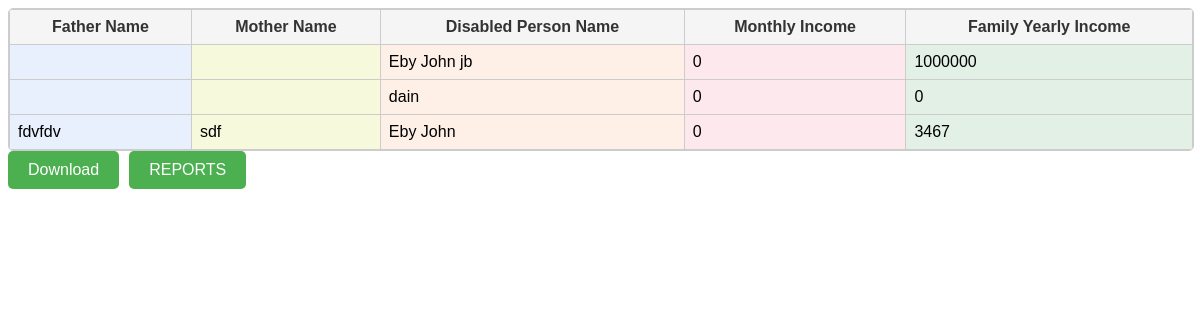
Screenshot of /elevenreport.php with the database file from the repository.
### tables this page shows
CREATE TABLE `participantdetails` (
  `ParticipantID` int(11) NOT NULL,
  `Name` varchar(255) DEFAULT NULL,
  `Age` int(11) DEFAULT NULL,
  `Gender` varchar(50) DEFAULT NULL,
  `panchayat` varchar(100) NOT NULL,
  `taluk` varchar(100) NOT NULL,
  `ward` varchar(100) NOT NULL,
  `EducationLevel` varchar(100) DEFAULT NULL,
  `VocationalTraining` varchar(100) DEFAULT NULL,
  `Address` varchar(255) DEFAULT NULL,
  `PhoneNumber` varchar(20) DEFAULT NULL,
  `Email` varchar(255) DEFAULT NULL,
  `BirthCertificate` varchar(50) DEFAULT NULL,
  `DisabilityCertificate` varchar(50) DEFAULT NULL,
  `Udid` varchar(200) NOT NULL,
  `AadharCardNumber` varchar(50) DEFAULT NULL,
  `ElectionID` varchar(50) DEFAULT NULL,
  `RationCard` varchar(50) DEFAULT NULL,
  `OtherIdentity` varchar(255) DEFAULT NULL,
  `AssistiveDevices` varchar(200) NOT NULL,
  `Pension` tinyint(1) DEFAULT NULL,
  `Scholarship` tinyint(1) DEFAULT NULL,
  `HealthInsurance` tinyint(1) DEFAULT NULL,
  `Asraya` tinyint(1) DEFAULT NULL,
  `KSRTCConcession` tinyint(1) DEFAULT NULL,
  `PrivateBusConcession` tinyint(1) DEFAULT NULL,
  `RailwayConcession` tinyint(1) DEFAULT NULL,
  `Aswasakiran` tinyint(1) DEFAULT NULL,
  `OtherBenefits` varchar(255) DEFAULT NULL,
  `Membership` varchar(255) DEFAULT NULL,
  `BankAccountType` varchar(50) DEFAULT NULL,
  `BankDetails` varchar(255) DEFAULT NULL,
  `DisabilityType` varchar(100) DEFAULT NULL,
  `AgeOfOnset` int(11) DEFAULT NULL,
  `Severity` varchar(100) DEFAULT NULL,
  `Duration` varchar(100) DEFAULT NULL,
  `EmploymentStatus` varchar(100) DEFAULT NULL,
  `MonthlyIncome` float DEFAULT NULL,
  `TypeOfWork` varchar(100) DEFAULT NULL,
  `RegisteredWithEmploymentExchange` tinyint(1) DEFAULT NULL,
  `HealthcareCoverageSource` text DEFAULT NULL,
  `MonthlyHealthcareExpenses` decimal(10,2) DEFAULT NULL,
  `HealthcareServicesUsed` text DEFAULT NULL,
  `HousingType` varchar(200) NOT NULL,
  `MonthlyHousingCosts` int(11) NOT NULL,
  `FatherName` varchar(255) NOT NULL,
  `MotherName` varchar(255) NOT NULL,
  `SiblingName` varchar(255) NOT NULL,
  `FatherAge` int(11) NOT NULL,
  `MotherAge` int(11) NOT NULL,
  `SiblingAge` int(11) NOT NULL,
  `FatherEducation` varchar(255) NOT NULL,
  `MotherEducation` varchar(255) NOT NULL,
  `SiblingEducation` varchar(255) NOT NULL,
  `FatherOccupation` varchar(255) NOT NULL,
  `MotherOccupation` varchar(255) NOT NULL,
  `SiblingOccupation` varchar(255) NOT NULL,
  `FatherSalary` int(11) NOT NULL,
  `MotherSalary` int(11) NOT NULL,
  `SiblingSalary` int(11) NOT NULL,
  `ParentsPension` varchar(20) NOT NULL,
  `IncomeLevel` decimal(10,2) DEFAULT NULL,
  `RationCardType` text DEFAULT NULL,
  `LandOwnership` varchar(200) NOT NULL,
  `LandArea` int(11) NOT NULL,
  `Houseownership` varchar(200) NOT NULL,
  `HouseArea` int(11) NOT NULL,
  `HouseType` varchar(200) NOT NULL,
  `WaterSource` text DEFAULT NULL,
  `CookingFuelSource` text DEFAULT NULL,
  `ToiletType` text DEFAULT NULL,
  `Transportation` text DEFAULT NULL,
  `EmployableSkills` varchar(20) NOT NULL DEFAULT 'No'
);

### elevenreport.php (the view, shortened to what this page needs)
<?php
$servername = "localhost";
$username = "root";
$password = "";
$database = "mysnehabhavan";
$conn = mysqli_connect($servername, $username, $password, $database);
$sql = "SELECT pd.FatherName, pd.MotherName, pd.Name AS DisabledPersonName, pd.MonthlyIncome,
        ((pd.MonthlyIncome * 12) + pd.FatherSalary + pd.MotherSalary + pd.SiblingSalary) AS FamilyYearlyIncome
        FROM participantdetails pd";
$result = mysqli_query($conn, $sql);
if (mysqli_num_rows($result) > 0) {
    echo '<div class="table-container">';
    echo '<div class="table-wrapper">';
    echo '<table class="data-table">';
    echo '<thead>';
    echo '<tr>';
    echo '<th>Father Name</th>';
    echo '<th>Mother Name</th>';
    echo '<th>Disabled Person Name</th>';
    echo '<th>Monthly Income</th>';
    echo '<th>Family Yearly Income</th>';
    echo '</tr>';
    echo '</thead>';
    echo '<tbody>';
    while ($row = mysqli_fetch_assoc($result)) {
        echo '<tr>';
        echo '<td>' . $row['FatherName'] . '</td>';
        echo '<td>' . $row['MotherName'] . '</td>';
        echo '<td>' . $row['DisabledPersonName'] . '</td>';
        echo '<td>' . $row['MonthlyIncome'] . '</td>';
        echo '<td>' . $row['FamilyYearlyIncome'] . '</td>';
        echo '</tr>';
    }
    echo '</tbody>';
    echo '</table>';
    echo '</div>';
    echo '</div>';
    echo '<a href="11download.php" class="download-button" style="margin-right: 10px;">Download</a>';
    echo '<a href="reports.php" class="download-button">REPORTS</a>';
} else {
    echo "No results found";
}
?>

### elevenreport.php (style rules this page uses)
.table-container { width: 100%; max-height: 800px; overflow: auto; border: 1px solid #ccc; border-radius: 5px; }
.table-wrapper { min-width: 100%; }
.data-table { width: 100%; border-collapse: collapse; }
.data-table thead th { background-color: #f5f5f5; border: 1px solid #ccc; padding: 8px; color: #333; font-weight: bold; }
.data-table tbody td { border: 1px solid #ccc; padding: 8px; }
.data-table tbody tr:nth-child(even) { background-color: #f9f9f9; }
.data-table tbody td:nth-child(1) { background-color: #e8f0fe; }
.data-table tbody td:nth-child(2) { background-color: #f7f9dc; }
.data-table tbody td:nth-child(3) { background-color: #fef0e7; }
.data-table tbody td:nth-child(4) { background-color: #fde8ee; }
.data-table tbody td:nth-child(5) { background-color: #e3f0e6; }
.download-button { display: inline-block; padding: 10px 20px; background-color: #4CAF50; color: #fff; text-decoration: none; border-radius: 5px; }

### rows the page displays
participantdetails: Name "Eby John jb", MonthlyIncome "0", FamilyYearlyIncome "1000000"
participantdetails: Name "dain", MonthlyIncome "0", FamilyYearlyIncome "0"
participantdetails: FatherName "fdvfdv", MotherName "sdf", Name "Eby John", MonthlyIncome "0", FamilyYearlyIncome "3467"
